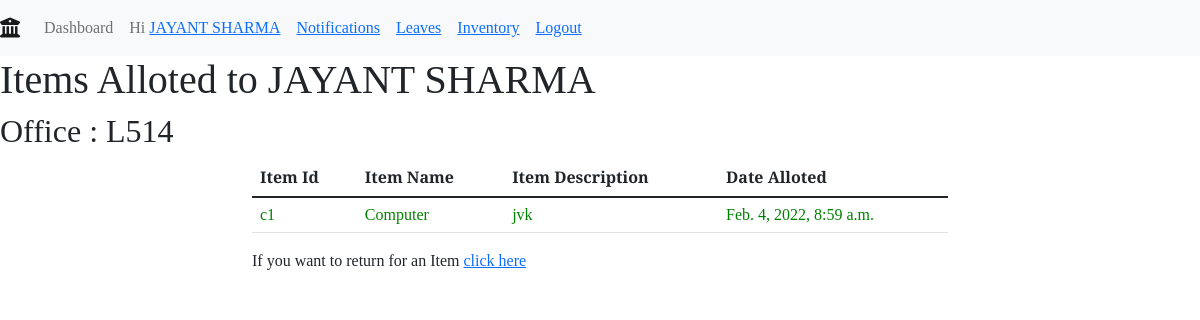
/profile/viewitemsalloted/ (signed in), run on an earlier commit of the app's database.
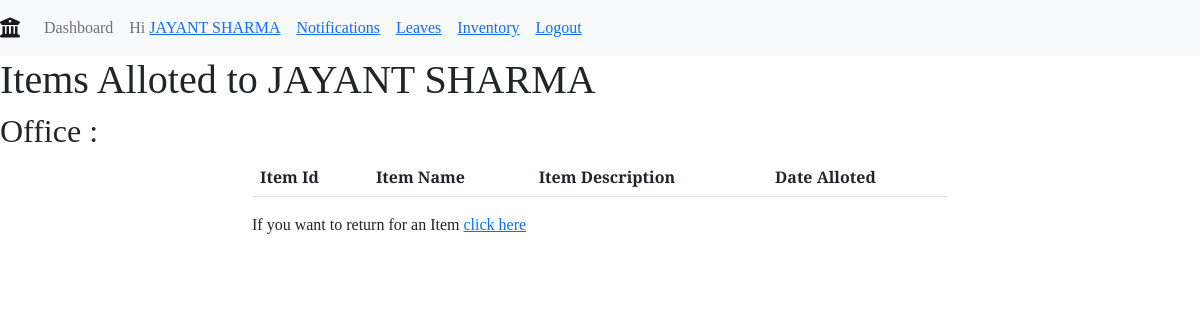
And on a later commit of the database.
### main/models.py (models this page shows, shortened)
class Staff(models.Model):
    user_obj = models.ForeignKey(User, on_delete=CASCADE, blank=False, null=False, default=None)
    name=models.CharField(max_length=100)
    mobile_number=models.IntegerField()
    email=models.EmailField()
    category=models.ForeignKey('Category',on_delete=CASCADE)
    designation=models.ForeignKey('Designation',on_delete=CASCADE)
    agency = models.ForeignKey('Agency',on_delete=CASCADE)
    room=models.ForeignKey('Room',blank=True,null=True,on_delete=SET_NULL,default=None)

class Room(models.Model):
    room_id = models.CharField(max_length=20, blank=False)
    name = models.CharField(max_length=255, blank=True)
    floor = models.CharField(max_length=10,blank=False, null=False)
    is_lab=models.BooleanField(default=False)

class StaffInventory(models.Model):
    staff=models.ForeignKey('Staff',on_delete=CASCADE)
    device=models.ForeignKey('Devices',on_delete=CASCADE)
    date_added=models.DateTimeField(auto_now_add=True)
    is_requested_for_return=models.BooleanField(default=False)

class Devices(models.Model):
    device_id = models.CharField(max_length=20, blank=False, null=False,unique=True)
    name=models.ForeignKey("CategoryOfDevice",blank=False,null=False, on_delete=models.CASCADE)
    description = models.TextField(max_length=1024)
    room=models.ForeignKey('Room',blank=True,null=True,on_delete=SET_NULL,default=None)
    in_inventory=models.BooleanField(default=False)

class CategoryOfDevice(models.Model):
    category = models.CharField(max_length=100, null=False)
    def __str__(self):
        return self.category

### main/views.py (the view)
# urls.py: path('profile/viewitemsalloted/',views.viewinventory,name='viewinventory'),
def viewinventory(request):
	staff=Staff.objects.get(user_obj=request.user)
	inventory=StaffInventory.objects.filter(staff=staff).order_by('id')
	context={
		'staff':staff,
		'inventory':inventory,
	}
	return render(request,'inventory.html',context)

### templates/inventory.html
{% extends 'base.html' %}
{% load static %}
{% block body %}
{% include 'navbar.html' with staff=staff %}
<h1> Items Alloted to {{staff.name}}</h1>
<h2>Office : {{staff.room.room_id}}</h2>
<div class="container">
    <div class="inventory-table">
        <table class="table">
            <thead>
              <tr>
                <th scope="col" >Item Id</th>
                <th scope="col" >Item Name</th>
                <th scope="col" >Item Description</th>
                <th scope="col" >Date Alloted</th>
              </tr>
            </thead>
            <tbody>
              {% for device in inventory %}
              {% if device.is_requested_for_return %}
              <tr style="color: red;">
                <td>{{device.device.device_id}}</td>
                <td>{{device.device.name}}</td>
                <td>{{device.device.description}}</td>
                <td>{{device.date_added}}</td>
              </tr>
              {% else %}
              <tr style="color: green;">
                <td>{{device.device.device_id}}</td>
                <td>{{device.device.name}}</td>
                <td>{{device.device.description}}</td>
                <td>{{device.date_added}}</td>
              </tr>
              {% endif %}
              {% endfor %}
            </tbody>
          </table>
          <p>If you want to return for an Item <a href = "{%url 'main:devicesreturnrequest' id=staff.id%}">click here</a></p>
        </div>
    </div>
{% endblock body %}

### templates/navbar.html (shortened to what this page needs)
{% extends "base.html" %}
{% block body %}
<nav class="navbar navbar-expand-lg navbar-light bg-light">
    <a class="navbar-brand" href="{% url 'main:home' %}"><i class="fas fa-university"></i></a>
    <div class="collapse navbar-collapse" id="navbarNav">
      <ul class="navbar-nav">
        <li class="nav-item">
          <a class="nav-link nav_text" href="{% url 'main:home' %}">Dashboard</a>
        </li>
        {% if user.is_authenticated %}
          <li class="nav-link nav_text">
            Hi <a href="{% url 'main:userProfileDetails' %}"> {{ staff.name }} </a>
          </li>
          <li class="nav-link nav_text">
            <a href="{% url 'main:notification' %}"> Notifications</a>
          </li>
          <li class="nav-link nav_text">
            <a href="{% url 'main:userLeaves' %}">Leaves</a>
          </li>
          <li class="nav-link nav_text">
            <a href="{% url 'main:viewinventory' %}">Inventory</a>
          </li>
          <li class="nav-link nav_text"><a href="{% url 'main:logout_request' id=staff.id%}">Logout</a></li>
        {% else %}
          <li class="nav-link nav_text"><a href="{% url 'main:login' %}">Login</a></li>
        {% endif %}
      </ul>
    </div>
</nav>
  {% endblock %}

What changed in the data, as far as the page shows it:
removed StaffInventory: device.device_id "c1", device.name "Computer", device.description "jvk", date_added "Feb. 4, 2022, 8:59 a.m."
changed Staff "JAYANT SHARMA": room.room_id "L514" → (not shown)
